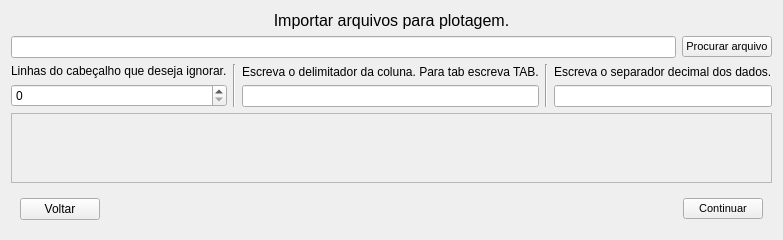
      <widget class="QWidget" name="importar">
       <layout class="QGridLayout" name="gridLayout_3">
        <item row="3" column="0">
         <widget class="QWidget" name="widget_3" native="true">
          <layout class="QGridLayout" name="gridLayout_5">
           <item row="0" column="2">
            <widget class="QPushButton" name="continuar_import">
             <property name="font">
              <font>
               <pointsize>8</pointsize>
              </font>
             </property>
             <property name="text">
              <string>Continuar</string>
             </property>
            </widget>
           </item>
           <item row="0" column="1">
            <spacer name="horizontalSpacer_2">
             <property name="orientation">
              <enum>Qt::Horizontal</enum>
             </property>
             <property name="sizeHint" stdset="0">
              <size>
               <width>40</width>
               <height>20</height>
              </size>
             </property>
            </spacer>
           </item>
           <item row="0" column="0">
            <widget class="QPushButton" name="voltar_import">
             <property name="text">
              <string>Voltar</string>
             </property>
            </widget>
           </item>
          </layout>
         </widget>
        </item>
        <item row="1" column="0">
         <layout class="QHBoxLayout" name="horizontalLayout_4">
          <item>
           <layout class="QVBoxLayout" name="verticalLayout_3">
            <item>
             <widget class="QLabel" name="label_11">
              <property name="text">
               <string>Linhas do cabeçalho que deseja ignorar.</string>
              </property>
             </widget>
            </item>
            <item>
             <widget class="QSpinBox" name="cabealho_ignorar_3"/>
            </item>
           </layout>
          </item>
          <item>
           <widget class="Line" name="line_5">
            <property name="orientation">
             <enum>Qt::Vertical</enum>
            </property>
           </widget>
          </item>
          <item>
           <layout class="QVBoxLayout" name="verticalLayout_4">
            <item>
             <widget class="QLabel" name="label_10">
              <property name="text">
               <string>Escreva o delimitador da coluna. Para tab escreva TAB.</string>
              </property>
             </widget>
            </item>
            <item>
             <widget class="QLineEdit" name="delimitador_3"/>
            </item>
           </layout>
          </item>
          <item>
           <widget class="Line" name="line_6">
            <property name="orientation">
             <enum>Qt::Vertical</enum>
            </property>
           </widget>
          </item>
          <item>
           <layout class="QVBoxLayout" name="verticalLayout_5">
            <item>
             <widget class="QLabel" name="label_12">
              <property name="text">
               <string>Escreva o separador decimal dos dados.</string>
              </property>
             </widget>
            </item>
            <item>
             <widget class="QLineEdit" name="separador_decimal_3"/>
            </item>
           </layout>
          </item>
         </layout>
        </item>
        <item row="0" column="0">
         <layout class="QVBoxLayout" name="verticalLayout_2">
          <item>
           <widget class="QLabel" name="label_9">
            <property name="font">
             <font>
              <pointsize>12</pointsize>
             </font>
            </property>
            <property name="text">
             <string>Importar arquivos para plotagem.</string>
            </property>
            <property name="alignment">
             <set>Qt::AlignCenter</set>
            </property>
           </widget>
          </item>
          <item>
           <layout class="QHBoxLayout" name="horizontalLayout_3">
            <item>
             <widget class="QLineEdit" name="Caminho_arquivo_2"/>
            </item>
            <item>
             <widget class="QPushButton" name="Procurar_arquivo_2">
              <property name="font">
               <font>
                <pointsize>8</pointsize>
               </font>
              </property>
              <property name="text">
               <string>Procurar arquivo</string>
              </property>
             </widget>
            </item>
           </layout>
          </item>
         </layout>
        </item>
        <item row="2" column="0">
         <widget class="QScrollArea" name="scrollArea_3">
          <property name="widgetResizable">
           <bool>true</bool>
          </property>
          <widget class="QWidget" name="scrollAreaWidgetContents_3">
           <property name="geometry">
            <rect>
             <x>0</x>
             <y>0</y>
             <width>977</width>
             <height>502</height>
            </rect>
           </property>
          </widget>
         </widget>
        </item>
       </layout>
      </widget>
